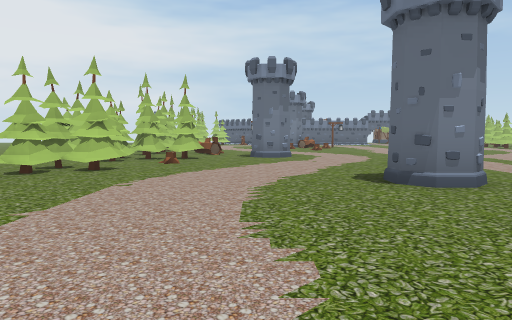
[1] (above)

19 first-person views from a walk through a scene from a Unity 3-D project. The camera is 1.2 m above the floor, tilts 4° down and sees 70° across. The floor is counted in squares, 2 m on a side. Each view is taken from the middle of a square. On the plan, view 1 faces up. The plan holds only what a view shows up to about 10 squares ahead; the rest is blank. The place goes on beyond the plan. Some animated figures are not drawn.

[2]
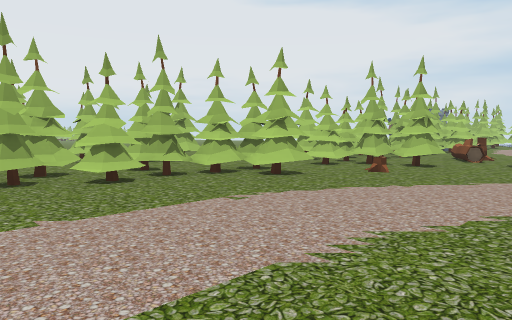

[3]
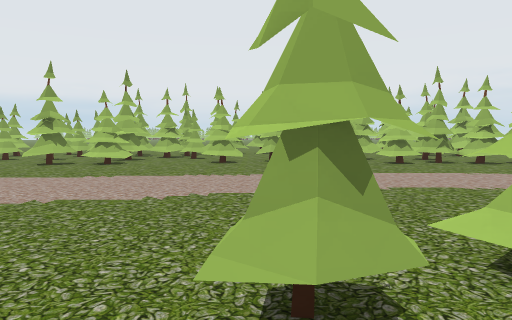

[4]
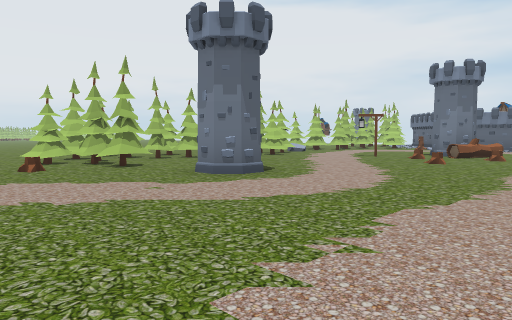

[5]
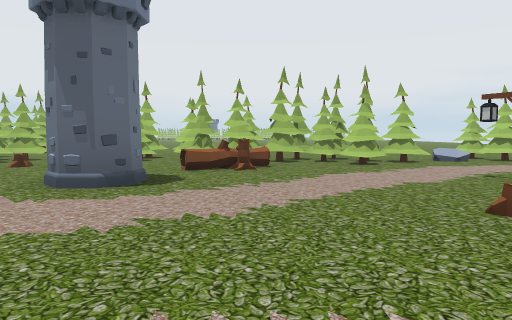

[6]
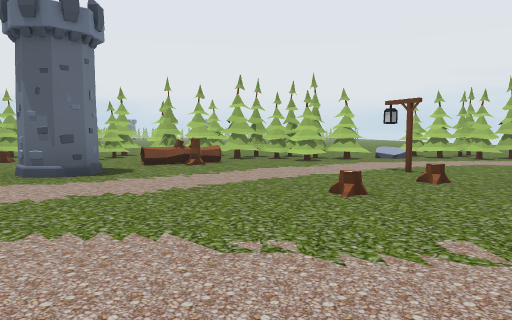

[7]
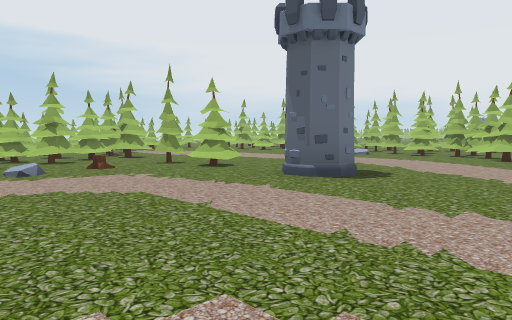

[8]
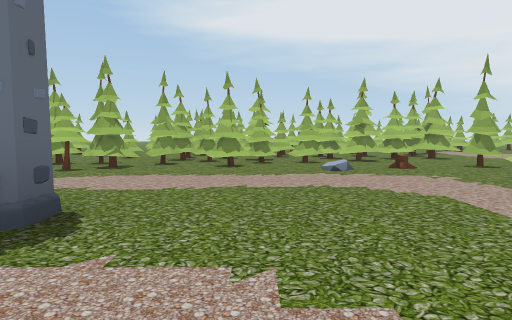

[9]
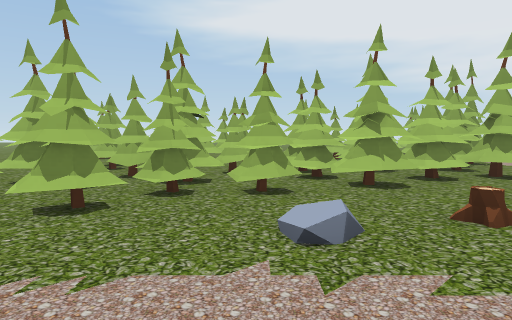

[10]
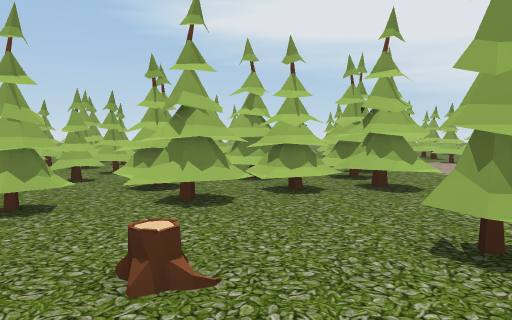

[11]
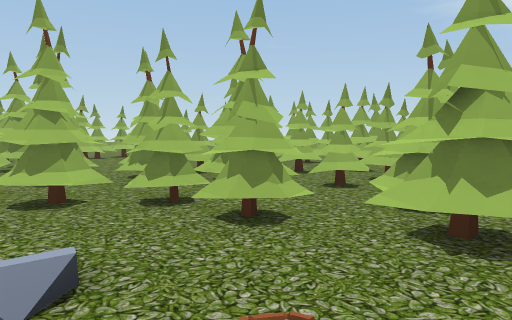

[12]
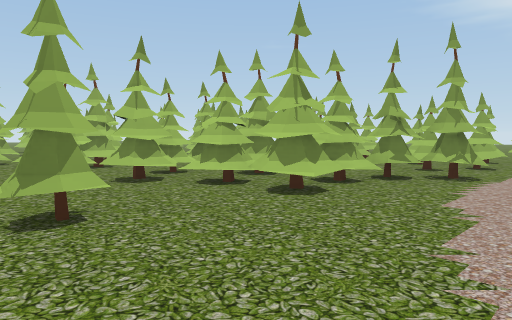

[13]
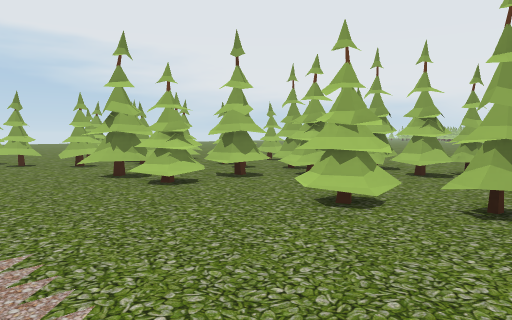

[14]
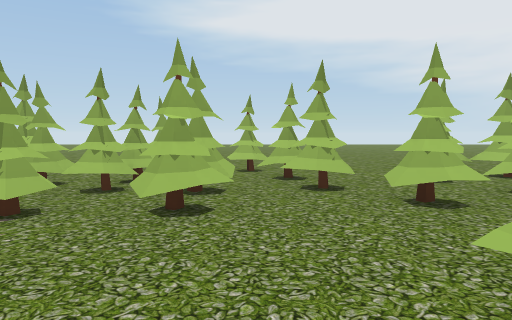

[15]
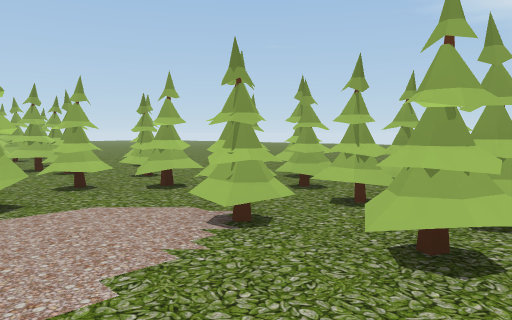

[16]
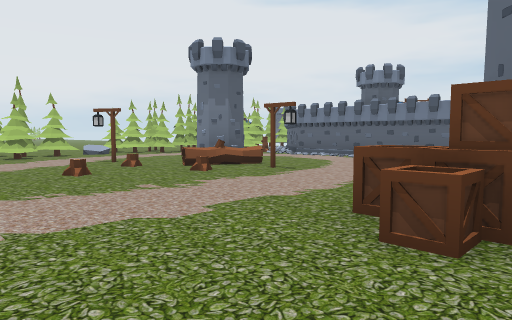

[17]
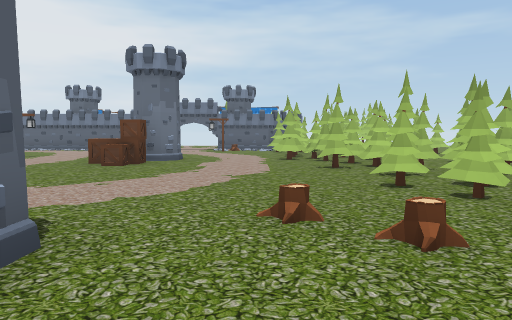

[18]
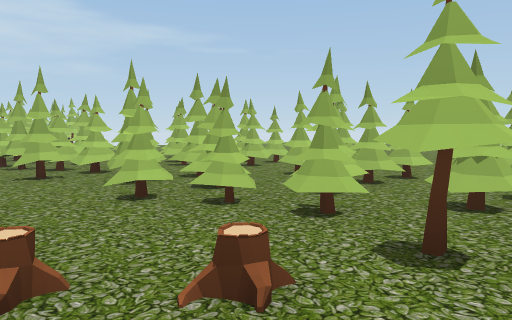

[19]
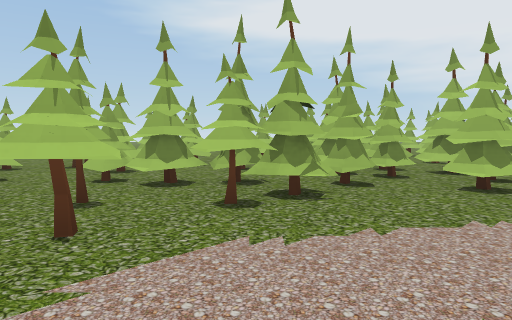

### Floor plan
Key: @ floor where view 1 was taken; # wall or solid block; x gap in a wall; . floor; / step, stairs or slope; = window, fence, low wall or low ledge; ^ raised ledge; T thing the floor can be seen under or through; O other object.
Columns run from 5 left of view 1 to 17 right of it. Each row starts with its distance up from view 1.
 17  ##....O.O.  ...==#=
 16 ..=....O.... ...#####
 15 ..#..O......O....####
 14 .##^........O...#/ ###
 13 .#^...............####
 12 x##OO............//..#.
 11  ##OO.....  .....#//...
 10 ^x...O....   ....#=##..
  9 x^##........ O../#####
  8 ..#O......... ....
  7 .//........... .
  6 .^#/...........
  5 ^#/....O......O.
  4 ^x/..............
  3 ##/.............^
  2 #./.....#......^##
  1 .#......#....T.##
  0 .^...@....TTTTx#####
 -1 #......^^^^ TT^#.# #
 -2 ^#=.....^#xT..T.###..
 -3 =.^....#...T.###.# ..
 -4 #......T.#..###..
 -5 #...#TTT.#####.#.
 -6 #.#.#TT.#... #.
 -7 #..##//=..#...
 -8 #..#/#.....
 -9 ....   ..
-10 ..

Positions as (right, up) in squares from view 1, and headings:
1: (0, 0), facing up
2: (1, 2), facing up-left
3: (4, 1), facing left
4: (5, 6), facing up-left
5: (5, 12), facing left
6: (6, 13), facing left
7: (7, 8), facing down-left
8: (7, 8), facing down
9: (6, 4), facing down
10: (4, 3), facing down
11: (4, 2), facing down-right
12: (0, 2), facing down-right
13: (-1, 2), facing down-left
14: (-2, -2), facing down
15: (-2, -3), facing down-right
16: (8, 12), facing up-left
17: (10, 7), facing up
18: (10, 8), facing up-right
19: (10, 5), facing down
